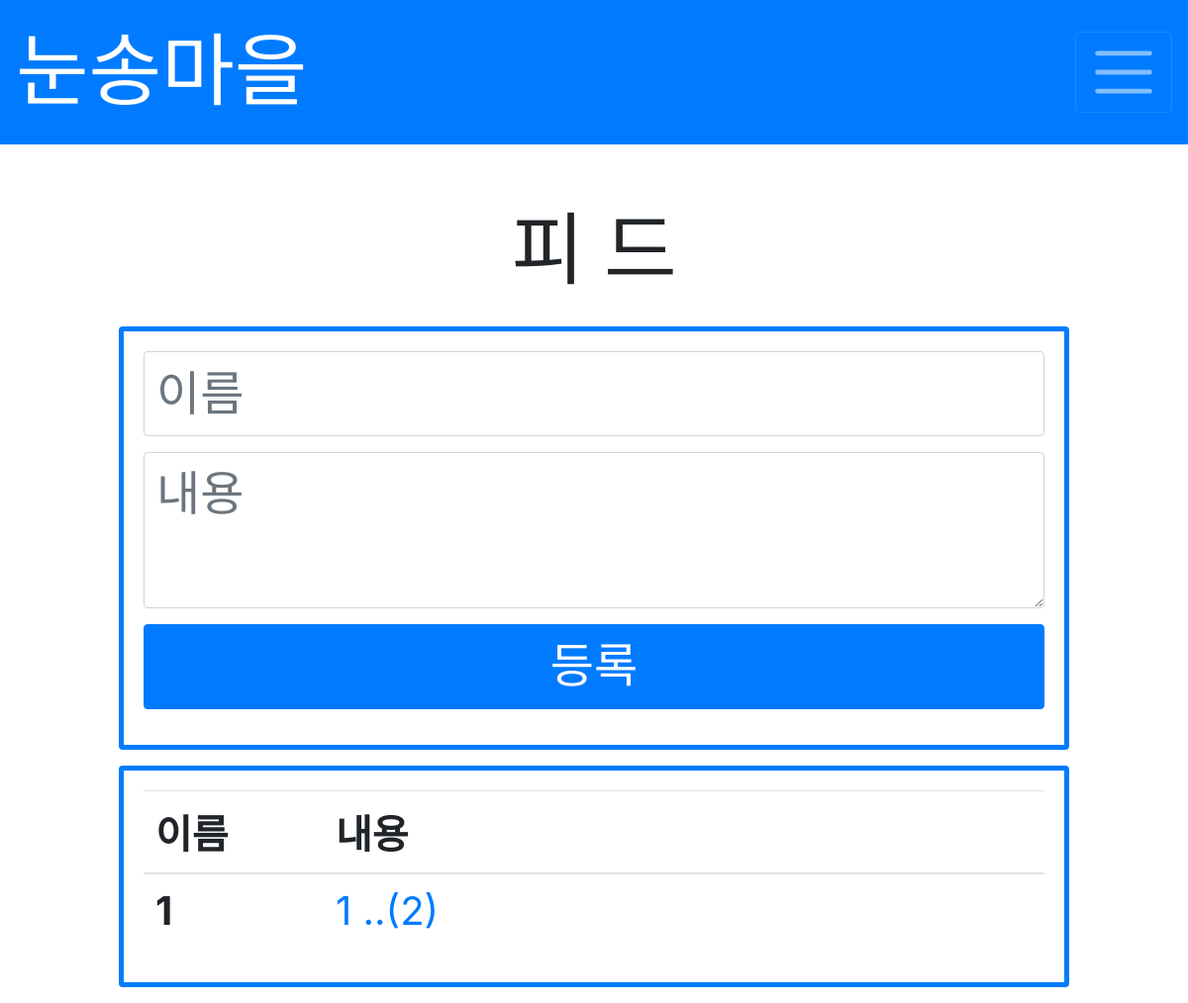
/feed/, run on the app's committed database.
### feed/models.py (models this page shows)
class Feed(models.Model):
    name = models.CharField(max_length=100)
    content = models.TextField(null=True, blank=True)
    created_at = models.DateTimeField(auto_now_add=True)

### feed/views.py (the view)
# urls.py: path('', views.feed, name='feed'),
def feed(request):
    if request.method == 'POST':
        name = request.POST['name']
        content = request.POST['content']
        feed = Feed.objects.create(name=name, content=content)
        return redirect('feed')
    else:
        feeds = Feed.objects.order_by('-created_at')
        return render(request, 'feed.html', {'feeds': feeds})

### feed/templates/feed.html (shortened to what this page needs)
<body>
    {% extends 'base.html' %}
    {% block content %}
    <p class='text-center mt-5' style="font-family: 'Black Han Sans', sans-serif; font-size: 5rem;">피 드</p>
    <div class="card border-primary mb-3 mx-auto" style="max-width: 80%; border-width: 5px;">
        <div class="card-body text-primary">
            <form action="{% url 'feed' %}" method="POST">
                <input type="text" name="name" class="form-control mb-3" style="font-family: 'Do Hyeon', sans-serif; font-size: 3rem;" placeholder="이름">
                <textarea name="content" class="form-control mb-3" style="font-family: 'Do Hyeon', sans-serif; font-size: 3rem;" placeholder="내용"></textarea>
                <button type="submit" class="btn btn-primary btn-block" style="font-family: 'Do Hyeon', sans-serif; font-size: 3rem;">등록</button>
            </form>
        </div>
    </div>
    <div class="card border-primary mb-3 mx-auto" style="max-width: 80%; border-width: 5px;">
        <div class="card-body text-primary">
            <table class="table" style="font-size: 2.5rem;">
                <thead>
                    <tr>
                        <th scope="col">이름</th>
                        <th scope="col" style="width: 80%;">내용</th>
                    </tr>
                </thead>
                <tbody>
                    {% for f in feeds %}
                    <tr>
                        <th scope="row">{{f.name}}</th>
                        <td><a href="{% url 'detail' f.id %}">{{f.content}} ..({{f.comment_set.count}})</a></td>
                    </tr>
                    {% endfor %}
                </tbody>
                </table>
        </div>
    </div>
    {% endblock %}

### data on the page
Feed: name "1", content "1", comment_set.count "2"
